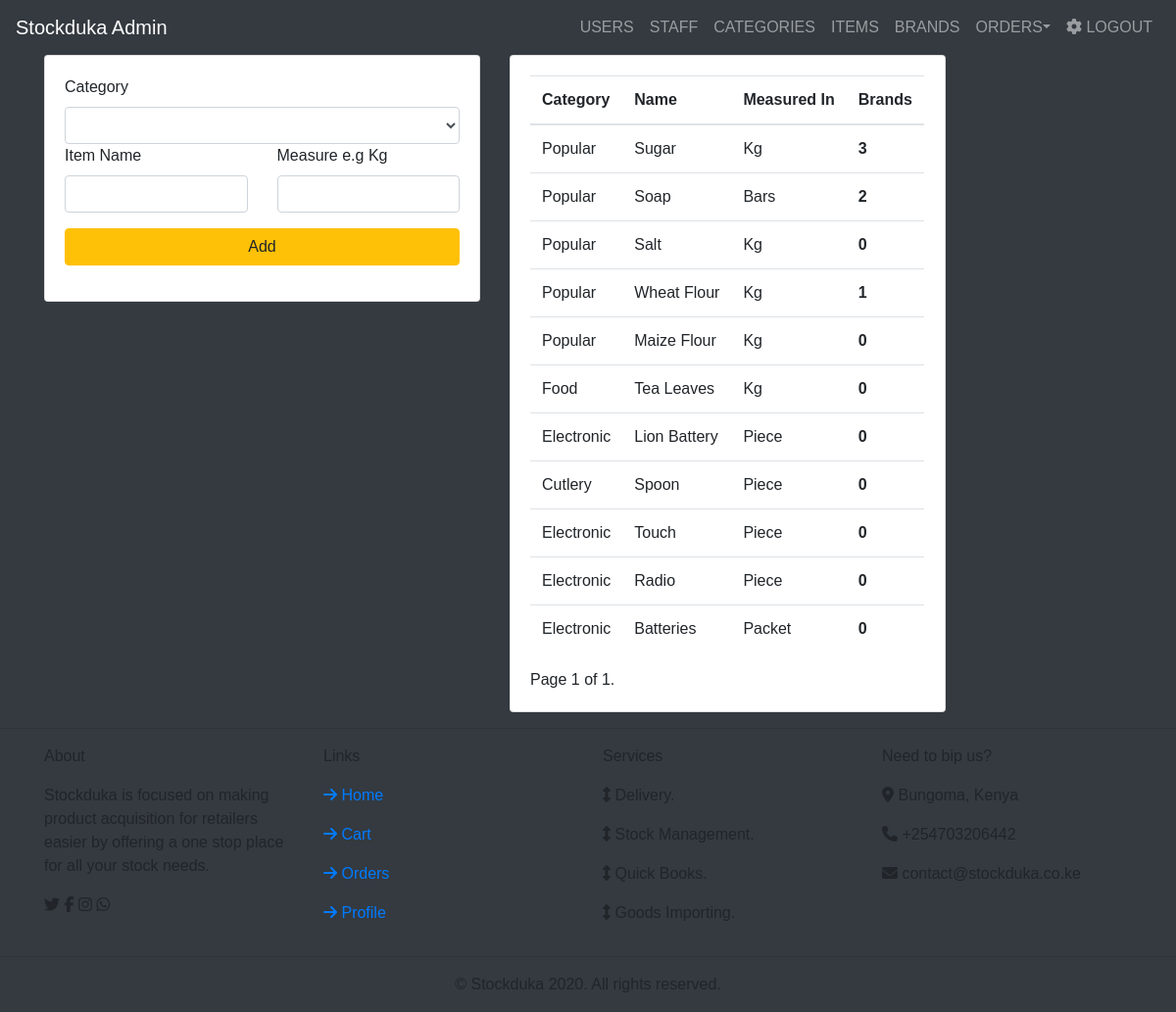
The page /staff/ (signed in) on the database its author committed.
### index/models.py (models this page shows, shortened)
class Item(models.Model):
	Category=models.ForeignKey(Category, on_delete=models.CASCADE, default=1)
	Name=models.CharField(max_length=50)
	Measure=models.CharField(max_length=50)

class Category(models.Model):
	Name=models.CharField(max_length=50)
	class Meta:
		ordering=['Name']

### stockadmin/views.py (the view, shortened to what this page needs)
# urls.py: path('', items, name='items'),
@user_passes_test(staff_check, login_url='/login/')
def items(request):
	items=Item.objects.all()
	category=Category.objects.all()
	paginator = Paginator(items, 30)
	page_number = request.GET.get('page')
	page_obj = paginator.get_page(page_number)
	context={'category':category,'page_obj': page_obj}
	templatename='stockadmin/items.html'
	return render(request, templatename, context)

### stockadmin/views.py (called while the page is built)
def staff_check(user):
    return user.is_staff

### templates/stockadmin/items.html (shortened to what this page needs)
{%extends 'stockadmin/base.html'%}
{%block content%}
<div class="container">
	<div class="row">
		<div class="col-md-5">
			<div class="card">
				<div class="card-body">
					<form class="needs-validation" method="POST">
						<div class="row">
							<div class="col-md-12">
								<label>Category</label>
								<select class="form-control" name="category">
									{%for x in category%}
									<option value="{{x.id}}" class="form-control">{{x.Name}}</option>
									{%endfor%}
								</select>
							</div>
						</div>
						<div class="row">
							<div class="col-md-6">
								<label>Item Name</label>
								<input type="text" class="form-control" name="item">
							</div>
							<div class="col-md-6">
								<label>Measure  e.g Kg </label>
								<input type="text" class="form-control" name="measure">
							</div>
						</div>
						<div class="row my-2">
							<div class="col-md-12 my-2">
								<button class="btn btn-warning btn-block" type="submit">Add</button>
							</div>
						</div>
					</form>
				</div>
			</div>
		</div>
		<div class="col-md-5">
			<div class="card">
				<div class="card-body">
					<table class="table table-condensed table-responsive">
						<thead>
							<th>Category</th>
							<th>Name</th>
							<th>Measured In</th>
							<th>Brands</th>
						</thead>
							{%for x in page_obj%}
							<tr>
								<td>{{x.Category.Name}}</td>
								<td>{{x.Name}}</td>
								<td>{{x.Measure}}</td>
								<th>{{x.brand_set.all.count}}</th>
							</tr>
							{%endfor%}
					</table>
<div class="pagination">
		<span class="step-links">
		<span class="current">
		Page {{ page_obj.number }} of {{ page_obj.paginator.num_pages }}.
		</span>
		</span>
</div>
				</div>
			</div>
		</div>
	</div>
</div>
{%endblock content%}

### static/css/base.css (style rules this page uses)
body { font-family:Arial; font-variant: normal; }

### rows shown on the page
Item: Category.Name "Popular", Name "Sugar", Measure "Kg", brand_set.all.count "3"
Item: Category.Name "Popular", Name "Soap", Measure "Bars", brand_set.all.count "2"
Item: Category.Name "Popular", Name "Salt", Measure "Kg", brand_set.all.count "0"
Item: Category.Name "Popular", Name "Wheat Flour", Measure "Kg", brand_set.all.count "1"
Item: Category.Name "Popular", Name "Maize Flour", Measure "Kg", brand_set.all.count "0"
Item: Category.Name "Food", Name "Tea Leaves", Measure "Kg", brand_set.all.count "0"
Item: Category.Name "Electronic", Name "Lion Battery", Measure "Piece", brand_set.all.count "0"
Item: Category.Name "Cutlery", Name "Spoon", Measure "Piece", brand_set.all.count "0"
Item: Category.Name "Electronic", Name "Touch", Measure "Piece", brand_set.all.count "0"
Item: Category.Name "Electronic", Name "Radio", Measure "Piece", brand_set.all.count "0"
Item: Category.Name "Electronic", Name "Batteries", Measure "Packet", brand_set.all.count "0"

### other values the page prints
{{ page_obj.number }} "1"
{{ page_obj.paginator.num_pages }} "1"
